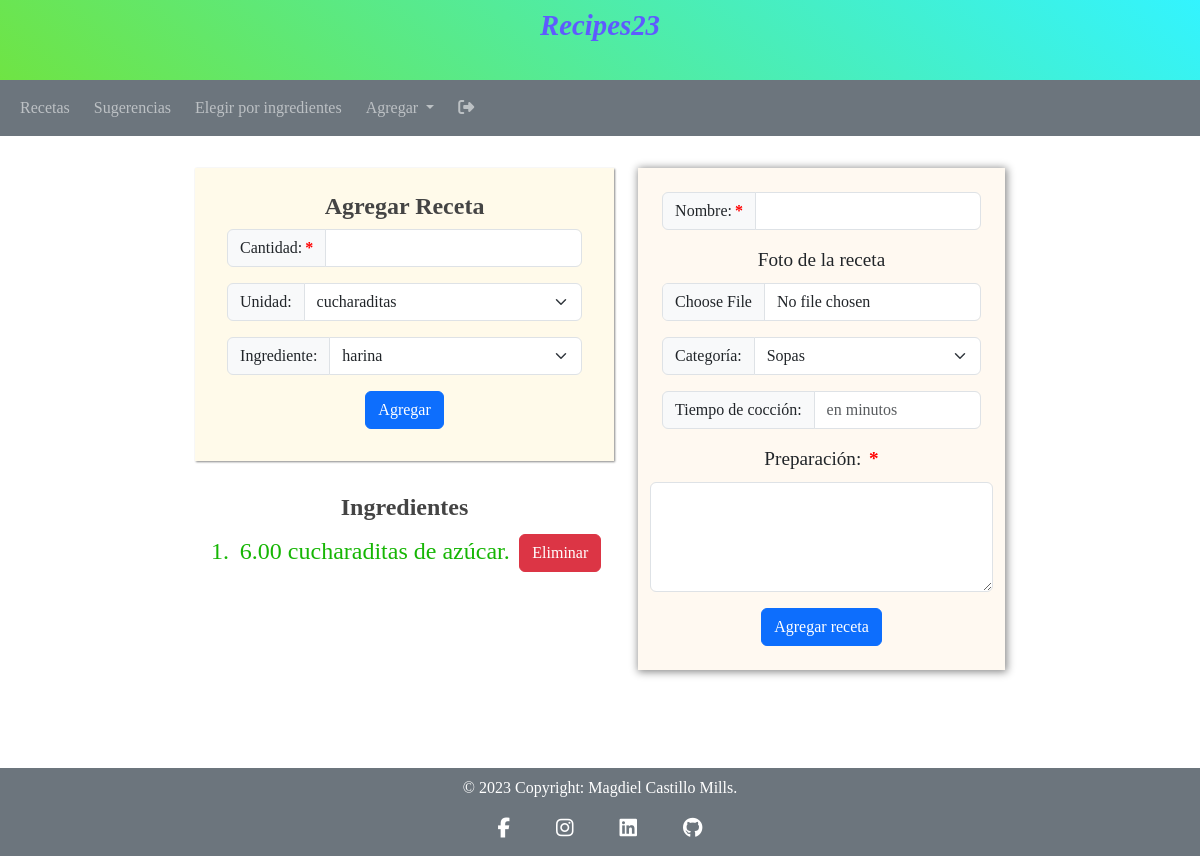
Before: /views/add-recipe.php (signed in) with the older database file.
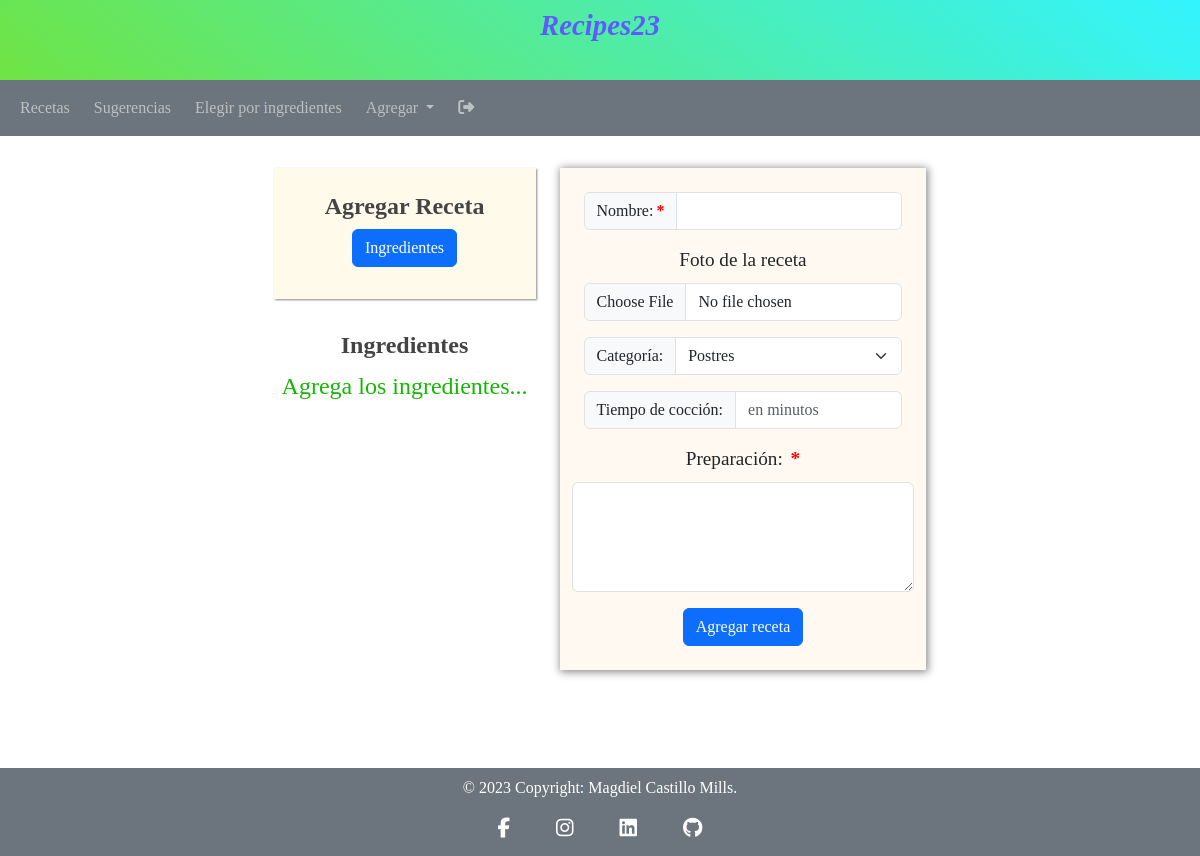
After: the same page with the newer database file.
### tables this page shows
CREATE TABLE `reholder` (
  `re_id` int NOT NULL AUTO_INCREMENT,
  `ingredientid` INT NOT NULL,
  `quantity` double(5,2) NOT NULL,
  `unit` varchar(20) NOT NULL,
  `username` varchar(30) NOT NULL,
  PRIMARY KEY (`re_id`),
  CONSTRAINT `fk_ingredients_reholder` FOREIGN KEY (`ingredientid`) REFERENCES `ingredients` (`id`) ON DELETE CASCADE ON UPDATE CASCADE,
  CONSTRAINT `fk_units_reholder` FOREIGN KEY (`unit`) REFERENCES `units` (`unit`) ON DELETE CASCADE ON UPDATE CASCADE,
  CONSTRAINT `fk_user_reholder` FOREIGN KEY (`username`) REFERENCES `users` (`username`) ON DELETE CASCADE ON UPDATE CASCADE
);

### views/add-recipe.php (the view, shortened to what the changed rows need)
<?php
require_once ("../config/db_Connection.php");
require_once ("../modules/head.php");
?>
<main class="container p-4">
    <div class="m-2 justify-content-center row">
        <div class="col-auto">
            <div class="bg-form p-4 mb-4">
                <form class="m-2 text-center" method="POST" action="../actions/create.php">
                    <?php
                    $sql = "SELECT i.ingredient FROM reholder rh JOIN ingredients i ON i.id = rh.ingredientid WHERE rh.username = '" . $_SESSION['username'] . "';";
                    $result = $conn -> query($sql);
                    $num_rows = $result -> num_rows;
                    if ($num_rows == 0) {
                        $where = "WHERE username = '" . $_SESSION['username'] . "'";
                    } else {
                        $where = "WHERE NOT ingredient IN (";
                        while($row = $result -> fetch_assoc()) {
                            $where .= "'" . $row["ingredient"] . "', ";
                        }
                        $where = substr_replace($where, "", -2);
                        $where .= ") AND username = '" . $_SESSION['username'] . "'";
                    }
                    $sql = "SELECT ingredient FROM ingredients $where;";
                    $result = $conn -> query($sql);
                    $num_rows = $result -> num_rows;
                    if($num_rows > 0) {
                    ?>
                    <div class="input-group mb-3">
                        <label class="input-group-text is-required" for="quantity">Cantidad: </label>
                        <input class="form-control" type="number" name="quantity" id="quantity" step="0.05" max="1000" min="0" autofocus required>
                    </div>
                    <div class="input-group mb-3">
                        <label class="input-group-text" for="unit">Unidad: </label>
                        <select class="form-select" name="unit" id="unit">
                            <?php
                            $sql = "SELECT unit FROM units";
                            $result = $conn -> query($sql);
                            while($row = $result -> fetch_assoc()) {
                                echo '<option value="' . $row["unit"] . '">' . $row["unit"] . '</option>';
                            }
                            ?>
                        </select>
                    </div>
                    <div class="input-group mb-3">
                        <label class="input-group-text" for="ingredient">Ingrediente: </label>
                        <select class="form-select" name="ingredient" id="ingredient">
                            <?php
                            $sql = "SELECT ingredient FROM ingredients $where;";
                            $result = $conn -> query($sql);
                            while($row = $result -> fetch_assoc()) {
                                echo '<option value="' . $row["ingredient"] . '">' . $row["ingredient"] . '</option>';
                            }
                            ?>
                        </select>
                    </div>
                    <div>
                        <input class="btn btn-primary" type="submit" value="Agregar">
                    </div>
                    <?php
                    } else {
                    ?>
                    <div>
                        <a class="btn btn-primary" href="add-ingredients.php">Ingredientes</a>
                    </div>
                    <?php
                    }
                    ?>
                </form>
            </div>
            <div class="p-2">
                <h3 class="text-center">Ingredientes</h3>
                <?php
                $sql = "SELECT re_id, concat_ws(' ', rh.quantity, rh.unit, 'de' , i.ingredient) as fullingredient FROM reholder rh JOIN ingredients i ON i.id = rh.ingredientid WHERE rh.username = '" . $_SESSION['username'] . "';";
                $result = $conn -> query($sql);
                $num_rows = $result -> num_rows;
                $html = "";
                if ($num_rows != 0) {
                    $html .= "<ol>";
                    while($row = $result -> fetch_assoc()){
                        $html .= "<li>";
                        $html .= "<a href='../actions/edit.php?id=" . $row["re_id"] . "'>" . $row["fullingredient"] . ".";
                        $html .= "</a>";
                        $html .= "<a class='btn btn-danger' href='../actions/delete.php?id=" . $row["re_id"] . "'>";
                        $html .= "Eliminar";
                        $html .=  "</a>";
                        $html .= "</li>";
                    }
                    $html .= "</ol>";
                    echo $html;
                }  else {
                    $html .= "<p>";
                    $html .= "Agrega los ingredientes...";
                    $html .= "</p>";
                    echo $html;
                }
                ?>
            </div>
        </div>
        <div class="col-auto">
            <form class="text-center form" enctype="multipart/form-data" method="POST" action="../actions/create.php" onsubmit="return validationNumberText('cookingtime', 'recipename', /[a-zA-Z\t\h]+|(^$)/)">
                <div class="input-group mb-3">
                    <label class="input-group-text" for="category">Categoría: </label>
                    <select class="form-select" name="category" id="category">
                        <?php
                        if(isset($_SESSION['category'])){
                            $sql = "SELECT category FROM categories WHERE NOT category = '" . $_SESSION['category'] . "' ORDER BY rand();";
                            $result = $conn -> query($sql);
                            echo '<option value="' .  $_SESSION['category'] . '">' . ucfirst( $_SESSION['category']) . '</option>';
                        } else {
                            $sql = "SELECT category FROM categories ORDER BY rand();";
                            $result = $conn -> query($sql);
                        }
                        while($row = $result -> fetch_assoc()) {
                            echo '<option value="' . $row["category"] . '">' . ucfirst($row["category"]) . '</option>';
                        }
                        ?>
                    </select>
                </div>
            </form>
        </div>
    </div>
</main>
<?php
require_once ("../modules/footer.php");
?>

Changed rows visible on the page:
removed reholder: fullingredient "6.00 cucharaditas de azúcar", value "Eliminar"
Other visible differences:
$html: (not shown) → "Agrega los ingredientes..."
form field category: "Sopas" → "Postres"
form field unit: "cucharaditas" → (not shown)
form field ingredient: "harina" → (not shown)
form field value: "Agregar" → (not shown)
text no longer shown: "Cantidad: Unidad: Ingrediente:"
text now shown: "Ingredientes"
